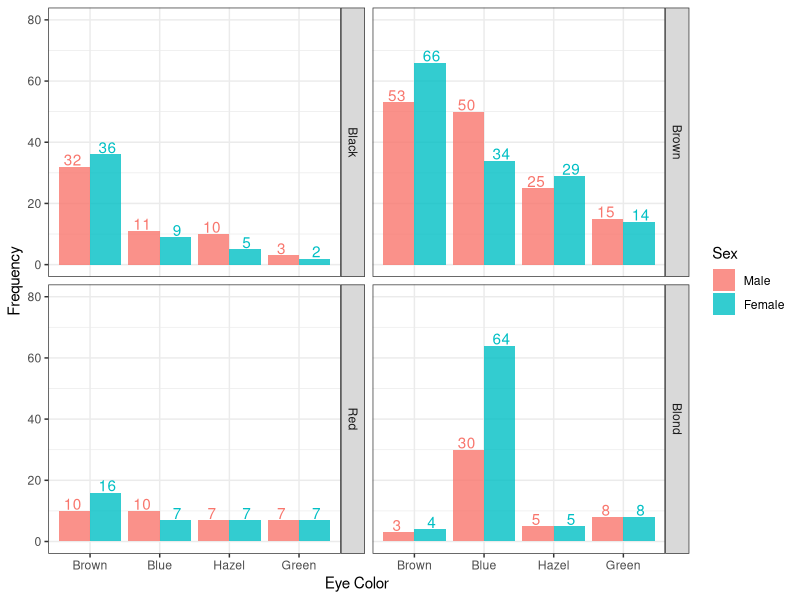
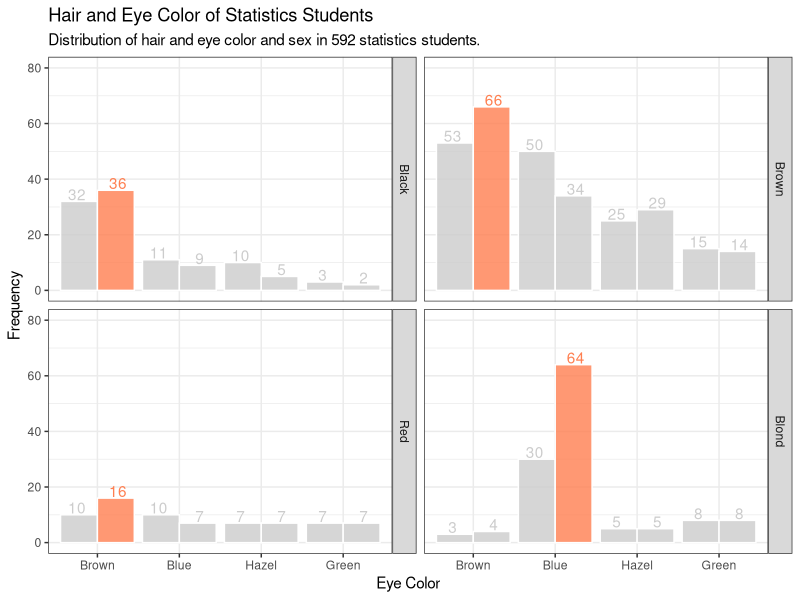
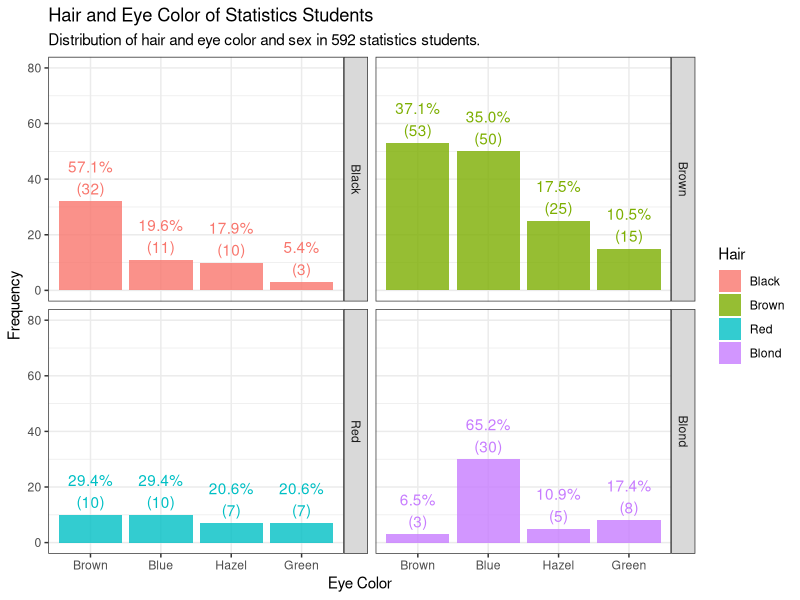
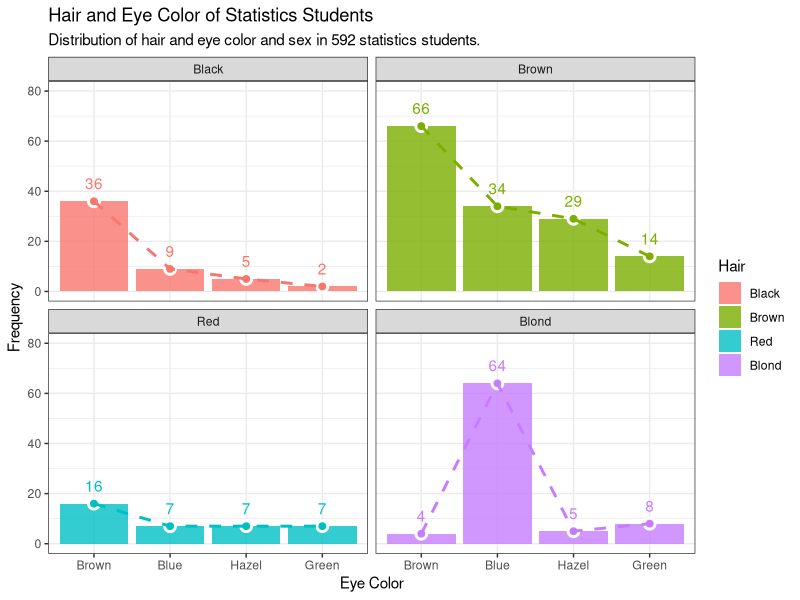

Recreate these plots in R, in order.
## ---- chunk 1
graphics.off()
rm(list = ls())
gc()
## ---- chunk 2
version
## ---- chunk 3
library(tidyverse)
library(scales)

## ---- chunk 4
head(HairEyeColor)

## ---- chunk 5
df <- as.data.frame.table(HairEyeColor)
df |> head()

## ---- chunk 6
df |> 
  ggplot(aes(x = Eye, y = Freq, fill = Sex, label = Freq)) +
  geom_col(alpha = 0.8, position = "dodge") +
  geom_text(aes(color = Sex, group = Sex), position = position_dodge(width = 1), vjust = -0.1, show.legend = FALSE) +
  labs(x = "Eye Color", y = "Frequency") +
  facet_wrap(~ Hair, strip.position = c("right")) +
  scale_y_continuous(limits = c(0,80), breaks = seq(0,80,20)) +
  theme_bw()

## ---- chunk 7
df |> 
  group_by(Hair) |> 
  mutate(Chk = max(Freq) == Freq) |> 
  ggplot(aes(x = Eye, y = Freq, label = Freq, group = Sex)) +
  geom_col(aes(fill = Chk), color = "white", alpha = 0.8, position = "dodge", show.legend = FALSE) +
  geom_text(aes(color = Chk, group = Sex), position = position_dodge(width = 1), vjust = -0.1, show.legend = FALSE) +
  labs(title = "Hair and Eye Color of Statistics Students",
       subtitle = "Distribution of hair and eye color and sex in 592 statistics students.", 
       x = "Eye Color", y = "Frequency") +
  facet_wrap(~ Hair, strip.position = c("right")) +
  scale_y_continuous(limits = c(0,80), breaks = seq(0,80,20)) +
  scale_fill_manual(values = c("gray80","coral")) +
  scale_color_manual(values = c("gray80", "coral")) +
  theme_bw()

## ---- chunk 8
df |> 
  filter(Sex == "Male") |> 
  group_by(Hair) |> 
  mutate(Ratio = Freq / sum(Freq)) |> 
  ggplot(aes(x = Eye, y = Freq, fill = Hair, label = Ratio)) +
  geom_col(alpha = 0.8) +
  # geom_text(aes(label = paste(round(Ratio*100,1), "%"), color = Hair), vjust = -0.1) +
  geom_text(aes(label = paste0(scales::percent(round(Ratio,3)),"\n","(",Freq,")"), color = Hair), 
            vjust = -0.2, hjust = 0.5, show.legend = FALSE) +
  labs(title = "Hair and Eye Color of Statistics Students",
       subtitle = "Distribution of hair and eye color and sex in 592 statistics students.", 
       x = "Eye Color", y = "Frequency") +
  facet_wrap(~ Hair, strip.position = c("right")) +
  scale_y_continuous(limits = c(0,80), breaks = seq(0,80,20)) +
  theme_bw()
  
## ---- chunk 9
df |> 
  filter(Sex == "Female") |> 
  ggplot(aes(x = Eye, y = Freq, fill = Hair, label = Freq)) +
  geom_col(alpha = 0.8) +
  geom_point(color = "white", size = 4, show.legend = FALSE) +
  geom_point(aes(color = Hair), size = 2, show.legend = FALSE) +
  geom_path(aes(group = Hair, color = Hair), lty = 2, linewidth = 1, show.legend = FALSE) +
  geom_text(aes(color = Hair), vjust = -1.0, show.legend = FALSE) +
  labs(title = "Hair and Eye Color of Statistics Students",
       subtitle = "Distribution of hair and eye color and sex in 592 statistics students.", 
       x = "Eye Color", y = "Frequency") +
  facet_wrap(~ Hair) +
  scale_y_continuous(limits = c(0,80), breaks = seq(0,80,20)) +
  theme_bw()

## ---- chunk 10
ggsave("nb_001.png")
